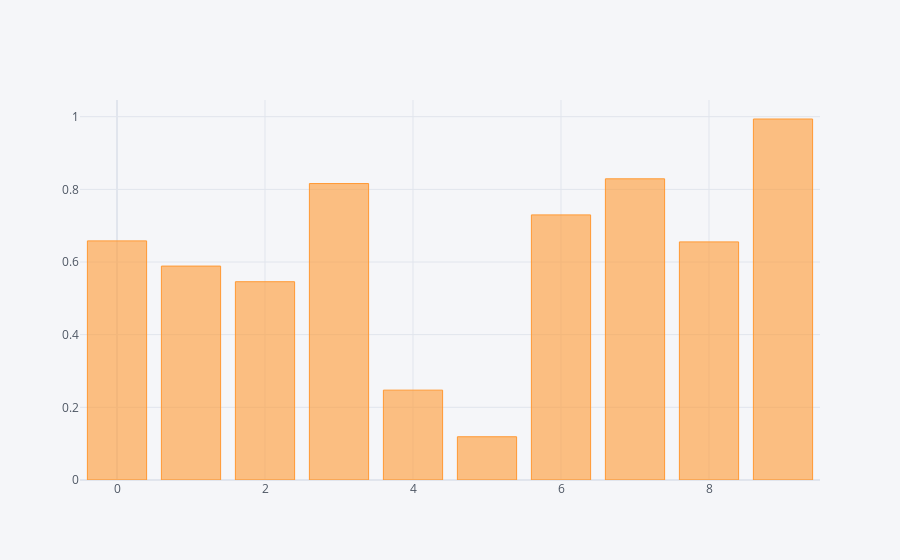

The code cell stored with this chart in its notebook:
### Code cell
df['A'].iplot(kind='bar')

### Figure 1 — Plotly figure (JSON) as saved in the notebook; plotly's stock layout.template omitted (floating-point values rounded to 4 significant figures)
{"data": [{"marker": {"color": "rgba(255, 153, 51, 0.6)", "line": {"color": "rgba(255, 153, 51, 1.0)", "width": 1}}, "name": "A", "orientation": "v", "text": "", "type": "bar", "x": [0, 1, 2, 3, 4, 5, 6, 7, 8, 9], "y": [0.6582, 0.5888, 0.5457, 0.8159, 0.2473, 0.119, 0.7297, 0.829, 0.6554, 0.9936]}], "layout": {"legend": {"bgcolor": "#F5F6F9", "font": {"color": "#4D5663"}}, "paper_bgcolor": "#F5F6F9", "plot_bgcolor": "#F5F6F9", "title": {"font": {"color": "#4D5663"}}, "xaxis": {"gridcolor": "#E1E5ED", "showgrid": true, "tickfont": {"color": "#4D5663"}, "title": {"font": {"color": "#4D5663"}, "text": ""}, "zerolinecolor": "#E1E5ED"}, "yaxis": {"gridcolor": "#E1E5ED", "showgrid": true, "tickfont": {"color": "#4D5663"}, "title": {"font": {"color": "#4D5663"}, "text": ""}, "zerolinecolor": "#E1E5ED"}}}
